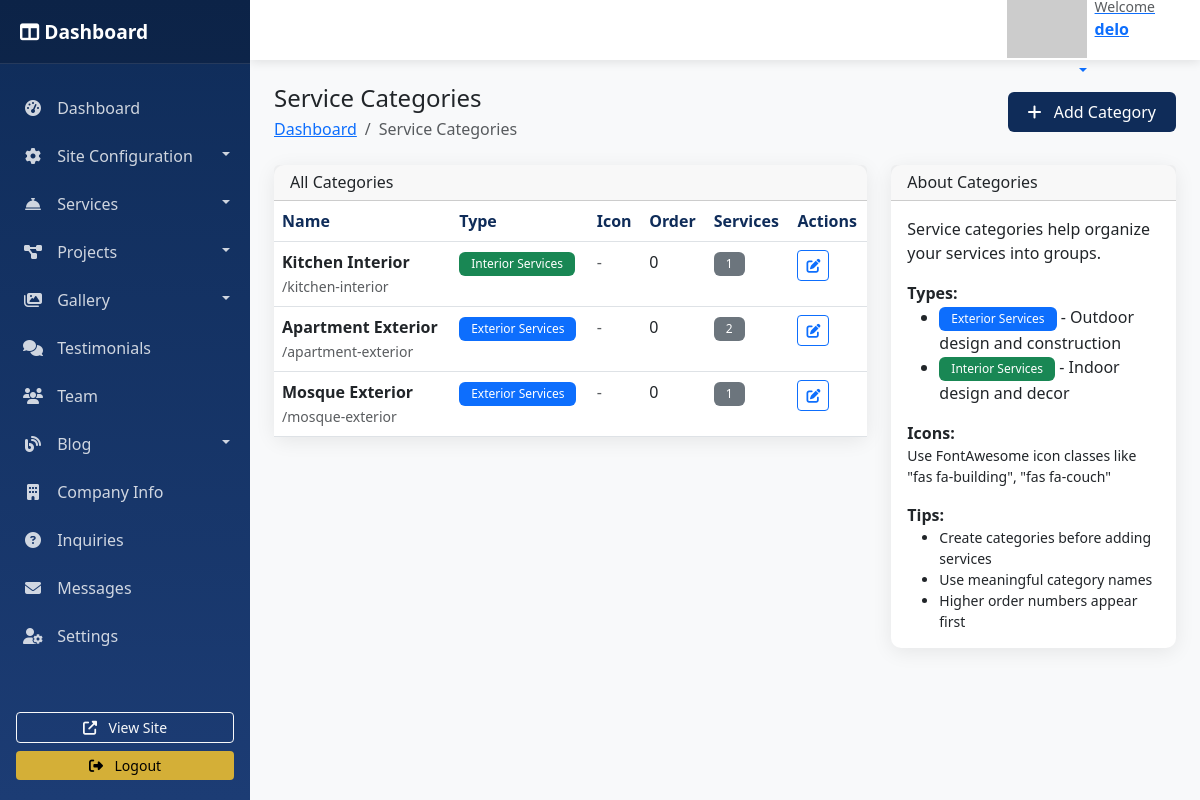
/dashboard/services/categories/ (signed in), run on the app's committed database.
### arch_design/models.py (models this page shows, shortened)
class ServiceCategory(models.Model):
    CATEGORY_CHOICES = [
        ('exterior', 'Exterior Services'),
        ('interior', 'Interior Services'),
    ]
    name = models.CharField(max_length=100)
    slug = models.SlugField(max_length=100, unique=True)
    category_type = models.CharField(max_length=10, choices=CATEGORY_CHOICES)
    icon_class = models.CharField(max_length=50, blank=True, null=True,
                                  help_text="FontAwesome or custom icon class")
    display_order = models.PositiveIntegerField(default=0)
    class Meta:
        ordering = ['display_order', 'name']
        verbose_name = "Service Category"
        verbose_name_plural = "Service Categories"

### dashboard/views.py (the view)
# urls.py: path('services/categories/', views.service_category_list, name='service_category_list'),
@login_required
@user_passes_test(is_staff_user)
def service_category_list(request):
    categories = ServiceCategory.objects.all().order_by('display_order')
    return render(request, 'dashboard/services/categories.html', {'categories': categories})

### arch_design/context_processors.py (called while the page is built)
def site_config(request):
    try:
        config = SiteConfiguration.objects.first()
        return {
            'site_config': config,
        }
    except:
        return {
            'site_config': None,
        }

### dashboard/views.py (called while the page is built)
def is_staff_user(user):
    return user.is_staff or user.is_superuser

### arch_design/templates/dashboard/services/categories.html (shortened to what this page needs)
{% extends 'dashboard/base.html' %}
{% block page_title %}Service Categories{% endblock %}
{% block breadcrumb %}
<li class="breadcrumb-item active">Service Categories</li>
{% endblock %}
{% block page_actions %}
<a href="{% url 'service_category_create' %}" class="btn btn-primary">
    <i class="fas fa-plus me-2"></i> Add Category
</a>
{% endblock %}
{% block content %}
<div class="row">
    <div class="col-md-8">
        <div class="card dashboard-card">
            <div class="card-header">
                <h6 class="card-title mb-0">All Categories</h6>
            </div>
            <div class="card-body p-0">
                {% if categories %}
                <div class="table-responsive">
                    <table class="table table-hover mb-0">
                        <thead>
                            <tr>
                                <th>Name</th>
                                <th>Type</th>
                                <th>Icon</th>
                                <th>Order</th>
                                <th>Services</th>
                                <th>Actions</th>
                            </tr>
                        </thead>
                        <tbody>
                            {% for category in categories %}
                            <tr>
                                <td>
                                    <strong>{{ category.name }}</strong><br>
                                    <small class="text-muted">/{{ category.slug }}</small>
                                </td>
                                <td>
                                    <span class="badge
                                        {% if category.category_type == 'exterior' %}bg-primary
                                        {% else %}bg-success{% endif %}">
                                        {{ category.get_category_type_display }}
                                    </span>
                                </td>
                                <td>
                                    {% if category.icon_class %}
                                    <i class="{{ category.icon_class }}"></i>
                                    {% else %}
                                    <span class="text-muted">-</span>
                                    {% endif %}
                                </td>
                                <td>{{ category.display_order }}</td>
                                <td>
                                    <span class="badge bg-secondary">
                                        {{ category.services.count }}
                                    </span>
                                </td>
                                <td>
                                    <div class="btn-group btn-group-sm">
                                        <a href="{% url 'service_category_edit' category.pk %}" class="btn btn-outline-primary">
                                            <i class="fas fa-edit"></i>
                                        </a>
                                    </div>
                                </td>
                            </tr>
                            {% endfor %}
                        </tbody>
                    </table>
                </div>
                {% endif %}
            </div>
        </div>
    </div>
    <div class="col-md-4">
        <div class="card dashboard-card">
            <div class="card-header">
                <h6 class="card-title mb-0">About Categories</h6>
            </div>
            <div class="card-body">
                <p>Service categories help organize your services into groups.</p>
                <div class="mb-3">
                    <strong>Types:</strong>
                    <ul class="mb-0">
                        <li><span class="badge bg-primary">Exterior Services</span> - Outdoor design and construction</li>
                        <li><span class="badge bg-success">Interior Services</span> - Indoor design and decor</li>
                    </ul>
                </div>
                <div class="mb-3">
                    <strong>Icons:</strong>
                    <p class="mb-0 small">Use FontAwesome icon classes like "fas fa-building", "fas fa-couch"</p>
                </div>
                <div>
                    <strong>Tips:</strong>
                    <ul class="small mb-0">
                        <li>Create categories before adding services</li>
                        <li>Use meaningful category names</li>
                        <li>Higher order numbers appear first</li>
                    </ul>
                </div>
            </div>
        </div>
    </div>
</div>
{% endblock %}

### arch_design/templates/dashboard/base.html (shortened to what this page needs)
<!DOCTYPE html>
<html lang="en">
<head>
    <link href="https://cdn.jsdelivr.net/npm/bootstrap@5.3.0/dist/css/bootstrap.min.css" rel="stylesheet">
    <link rel="stylesheet" href="https://cdnjs.cloudflare.com/ajax/libs/font-awesome/6.4.0/css/all.min.css">
    <link href="https://cdn.jsdelivr.net/npm/select2@4.1.0-rc.0/dist/css/select2.min.css" rel="stylesheet" />
</head>
<body>
    <div id="wrapper">
        <nav id="sidebar">
            <div class="sidebar-header">
                <h3>
                    <i class="fas fa-columns"></i> Dashboard
                </h3>
            </div>
            <ul class="list-unstyled components">
                <li class="{% if request.resolver_match.url_name == 'dashboard_home' %}active{% endif %}">
                    <a href="{% url 'dashboard_home' %}">
                        <i class="fas fa-tachometer-alt"></i> Dashboard
                    </a>
                </li>
                <li>
                    <a href="#siteSubmenu" data-bs-toggle="collapse" aria-expanded="false" class="dropdown-toggle">
                        <i class="fas fa-cog"></i> Site Configuration
                    </a>
                </li>
                <li>
                    <a href="#servicesSubmenu" data-bs-toggle="collapse" aria-expanded="false" class="dropdown-toggle">
                        <i class="fas fa-concierge-bell"></i> Services
                    </a>
                </li>
                <li>
                    <a href="#projectsSubmenu" data-bs-toggle="collapse" aria-expanded="false" class="dropdown-toggle">
                        <i class="fas fa-project-diagram"></i> Projects
                    </a>
                </li>
                <li>
                    <a href="#gallerySubmenu" data-bs-toggle="collapse" aria-expanded="false" class="dropdown-toggle">
                        <i class="fas fa-images"></i> Gallery
                    </a>
                </li>
                <li>
                    <a href="{% url 'testimonial_list' %}">
                        <i class="fas fa-comments"></i> Testimonials
                    </a>
                </li>
                <li>
                    <a href="{% url 'team_list' %}">
                        <i class="fas fa-users"></i> Team
                    </a>
                </li>
                <li>
                    <a href="#blogSubmenu" data-bs-toggle="collapse" aria-expanded="false" class="dropdown-toggle">
                        <i class="fas fa-blog"></i> Blog
                    </a>
                </li>
                <li>
                    <a href="{% url 'company_info_list' %}">
                        <i class="fas fa-building"></i> Company Info
                    </a>
                </li>
                <li>
                    <a href="{% url 'inquiry_list' %}">
                        <i class="fas fa-question-circle"></i> Inquiries
                    </a>
                </li>
                <li>
                    <a href="{% url 'contact_message_list' %}">
                        <i class="fas fa-envelope"></i> Messages
                    </a>
                </li>
                <li>
                    <a href="{% url 'dashboard_settings' %}">
                        <i class="fas fa-user-cog"></i> Settings
                    </a>
                </li>
            </ul>
            <div class="mt-auto p-3">
                <div class="d-grid gap-2">
                    <a href="{% url 'home' %}" target="_blank" class="btn btn-outline-light btn-sm">
                        <i class="fas fa-external-link-alt me-2"></i> View Site
                    </a>
                    <a href="{% url 'dashboard_logout' %}" class="btn btn-warning btn-sm">
                        <i class="fas fa-sign-out-alt me-2"></i> Logout
                    </a>
                </div>
            </div>
        </nav>
        <div id="content">
            <nav class="navbar navbar-expand-lg">
                <div class="container-fluid">
                    <div class="ms-auto">
                        <div class="dropdown">
                            <button class="btn btn-link dropdown-toggle" type="button" data-bs-toggle="dropdown">
                                <div class="d-flex align-items-center">
                                    <img src="https://ui-avatars.com/api/?name={{ request.user.get_full_name|default:request.user.username }}&background=0F2C59&color=fff" alt="User" class="me-2">
                                    <div class="text-start">
                                        <small class="text-muted d-block">Welcome</small>
                                        <strong>{{ request.user.get_full_name|default:request.user.username }}</strong>
                                    </div>
                                </div>
                            </button>
                        </div>
                    </div>
                </div>
            </nav>
            <div class="container-fluid p-4">
                <div class="d-flex justify-content-between align-items-center mb-4">
                    <div>
                        <h2 class="h4 mb-1">{% block page_title %}{% endblock %}</h2>
                        <nav aria-label="breadcrumb">
                            <ol class="breadcrumb mb-0">
                                <li class="breadcrumb-item"><a href="{% url 'dashboard_home' %}">Dashboard</a></li>
                                {% block breadcrumb %}{% endblock %}
                            </ol>
                        </nav>
                    </div>
                    <div>
                        {% block page_actions %}{% endblock %}
                    </div>
                </div>
                {% block content %}{% endblock %}
            </div>
        </div>
    </div>
</body>
</html>

### arch_design/templates/dashboard/base.html (style rules this page uses)
:root { --primary-color: #0F2C59; --secondary-color: #1C3C74; --accent-color: #D4AF37; --sidebar-width: 250px; --header-height: 60px; }
body { font-family: 'Segoe UI', Tahoma, Geneva, Verdana, sans-serif; background-color: #f8f9fa; }
#wrapper { display: flex; }
#sidebar { width: var(--sidebar-width); min-height: 100vh; background: linear-gradient(180deg, var(--primary-color), var(--secondary-color)); color: white; position: fixed; transition: all 0.3s; z-index: 1000; overflow-y: auto; }
#sidebar .sidebar-header { padding: 20px; background: rgba(0, 0, 0, 0.2); border-bottom: 1px solid rgba(255, 255, 255, 0.1); }
#sidebar .sidebar-header h3 { font-size: 1.2rem; margin: 0; font-weight: 600; }
#sidebar ul.components { padding: 20px 0; }
#sidebar ul li { padding: 0; }
#sidebar ul li a { padding: 12px 20px; color: rgba(255, 255, 255, 0.8); text-decoration: none; display: block; border-left: 3px solid transparent; transition: all 0.3s; }
#sidebar ul li a i { margin-right: 10px; width: 20px; text-align: center; }
#sidebar .dropdown-toggle::after { float: right; margin-top: 8px; }
#content { width: calc(100% - var(--sidebar-width)); margin-left: var(--sidebar-width); transition: all 0.3s; }
.navbar { background: white; box-shadow: 0 2px 10px rgba(0, 0, 0, 0.1); height: var(--header-height); padding: 0 20px; }
.dashboard-card { border-radius: 10px; border: none; box-shadow: 0 4px 20px rgba(0, 0, 0, 0.08); transition: transform 0.3s; }
.table th { font-weight: 600; color: var(--primary-color); border-top: none; }
.badge { padding: 6px 12px; font-weight: 500; }
.btn-primary { background: var(--primary-color); border: none; padding: 8px 20px; font-weight: 500; }
.btn-warning { background: var(--accent-color); color: #000; border: none; }

### data on the page
ServiceCategory: name "Kitchen Interior", slug "kitchen-interior", category_type "Interior Services", display_order "0", services.count "1"
ServiceCategory: name "Apartment Exterior", slug "apartment-exterior", category_type "Exterior Services", display_order "0", services.count "2"
ServiceCategory: name "Mosque Exterior", slug "mosque-exterior", category_type "Exterior Services", display_order "0", services.count "1"

### other printed values
{{ request.user.get_full_name|default:request.user.username }} "delo"
